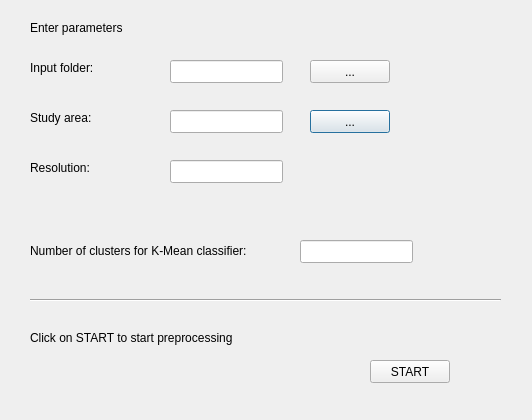
<?xml version="1.0" encoding="UTF-8"?>
<ui version="4.0">
 <class>DunesDetectorDialogBase</class>
 <widget class="QDialog" name="DunesDetectorDialogBase">
  <property name="geometry">
   <rect>
    <x>0</x>
    <y>0</y>
    <width>532</width>
    <height>420</height>
   </rect>
  </property>
  <property name="windowTitle">
   <string>DunesDetector</string>
  </property>
  <widget class="QLabel" name="foldin">
   <property name="geometry">
    <rect>
     <x>30</x>
     <y>60</y>
     <width>101</width>
     <height>16</height>
    </rect>
   </property>
   <property name="text">
    <string>Input folder:</string>
   </property>
  </widget>
  <widget class="QLabel" name="roi">
   <property name="geometry">
    <rect>
     <x>30</x>
     <y>110</y>
     <width>81</width>
     <height>16</height>
    </rect>
   </property>
   <property name="text">
    <string>Study area:</string>
   </property>
  </widget>
  <widget class="QLineEdit" name="input_resolution">
   <property name="geometry">
    <rect>
     <x>170</x>
     <y>160</y>
     <width>113</width>
     <height>23</height>
    </rect>
   </property>
  </widget>
  <widget class="QLabel" name="resolution">
   <property name="geometry">
    <rect>
     <x>30</x>
     <y>160</y>
     <width>81</width>
     <height>16</height>
    </rect>
   </property>
   <property name="text">
    <string>Resolution:</string>
   </property>
  </widget>
  <widget class="QLabel" name="click_on_ok">
   <property name="geometry">
    <rect>
     <x>30</x>
     <y>330</y>
     <width>251</width>
     <height>16</height>
    </rect>
   </property>
   <property name="text">
    <string>Click on START to start preprocessing</string>
   </property>
  </widget>
  <widget class="QLabel" name="enter_param">
   <property name="geometry">
    <rect>
     <x>30</x>
     <y>20</y>
     <width>181</width>
     <height>16</height>
    </rect>
   </property>
   <property name="text">
    <string>Enter parameters</string>
   </property>
  </widget>
  <widget class="QPushButton" name="roi_button">
   <property name="geometry">
    <rect>
     <x>310</x>
     <y>110</y>
     <width>80</width>
     <height>23</height>
    </rect>
   </property>
   <property name="text">
    <string>...</string>
   </property>
  </widget>
  <widget class="QLineEdit" name="input_roi">
   <property name="geometry">
    <rect>
     <x>170</x>
     <y>110</y>
     <width>113</width>
     <height>23</height>
    </rect>
   </property>
  </widget>
  <widget class="QPushButton" name="pushButton_start">
   <property name="geometry">
    <rect>
     <x>370</x>
     <y>360</y>
     <width>80</width>
     <height>23</height>
    </rect>
   </property>
   <property name="text">
    <string>START</string>
   </property>
  </widget>
  <widget class="QLineEdit" name="foldin_input">
   <property name="geometry">
    <rect>
     <x>170</x>
     <y>60</y>
     <width>113</width>
     <height>23</height>
    </rect>
   </property>
  </widget>
  <widget class="QPushButton" name="foldin_button">
   <property name="geometry">
    <rect>
     <x>310</x>
     <y>60</y>
     <width>80</width>
     <height>23</height>
    </rect>
   </property>
   <property name="text">
    <string>...</string>
   </property>
  </widget>
  <widget class="QLabel" name="clusters">
   <property name="geometry">
    <rect>
     <x>30</x>
     <y>230</y>
     <width>251</width>
     <height>41</height>
    </rect>
   </property>
   <property name="text">
    <string>Number of clusters for K-Mean classifier:</string>
   </property>
  </widget>
  <widget class="QLineEdit" name="input_cluster">
   <property name="geometry">
    <rect>
     <x>300</x>
     <y>240</y>
     <width>113</width>
     <height>23</height>
    </rect>
   </property>
  </widget>
  <widget class="Line" name="line">
   <property name="geometry">
    <rect>
     <x>30</x>
     <y>290</y>
     <width>471</width>
     <height>20</height>
    </rect>
   </property>
   <property name="orientation">
    <enum>Qt::Horizontal</enum>
   </property>
  </widget>
 </widget>
 <resources/>
 <connections/>
 <slots>
  <slot>mybutton_clicked()</slot>
 </slots>
</ui>
